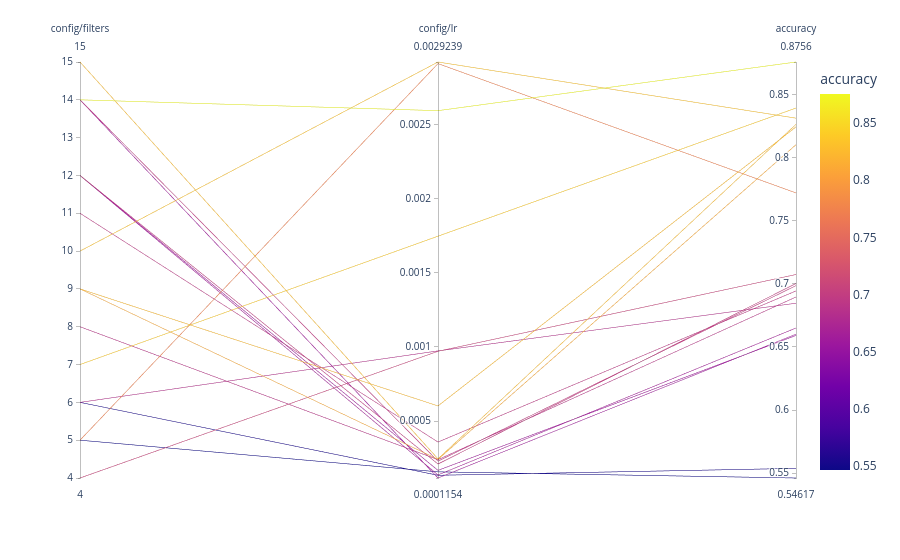

Notebook code cell kept with this figure:
### Code cell
visualize.parallel_plot(analysis, columns)

### Figure 1 — Plotly figure (JSON) as saved in the notebook; plotly's stock layout.template omitted (floating-point values rounded to 4 significant figures)
{"data": [{"dimensions": [{"label": "config/filters", "values": [5, 12, 15, 9, 8, 9, 5, 10, 6, 4, 14, 6, 14, 12, 12, 14, 11, 7]}, {"label": "config/lr", "values": [0.002913, 0.0001361, 0.0002442, 0.0002413, 0.0002391, 0.000602, 0.0001569, 0.002924, 0.0009735, 0.0009711, 0.0001154, 0.0001338, 0.002596, 0.0001669, 0.0002098, 0.0002289, 0.0003581, 0.001748]}, {"label": "accuracy", "values": [0.7719, 0.665, 0.8262, 0.8101, 0.6895, 0.8242, 0.5462, 0.8311, 0.6846, 0.7073, 0.6601, 0.5538, 0.8756, 0.6591, 0.7002, 0.6985, 0.6943, 0.8391]}], "domain": {"x": [0, 1], "y": [0, 1]}, "line": {"color": [0.7719, 0.665, 0.8262, 0.8101, 0.6895, 0.8242, 0.5462, 0.8311, 0.6846, 0.7073, 0.6601, 0.5538, 0.8756, 0.6591, 0.7002, 0.6985, 0.6943, 0.8391], "coloraxis": "coloraxis"}, "name": "", "type": "parcoords"}], "layout": {"coloraxis": {"colorbar": {"title": {"text": "accuracy"}}, "colorscale": [[0, "#0d0887"], [0.1111, "#46039f"], [0.2222, "#7201a8"], [0.3333, "#9c179e"], [0.4444, "#bd3786"], [0.5556, "#d8576b"], [0.6667, "#ed7953"], [0.7778, "#fb9f3a"], [0.8889, "#fdca26"], [1, "#f0f921"]]}, "legend": {"tracegroupgap": 0}, "margin": {"t": 60}}}
